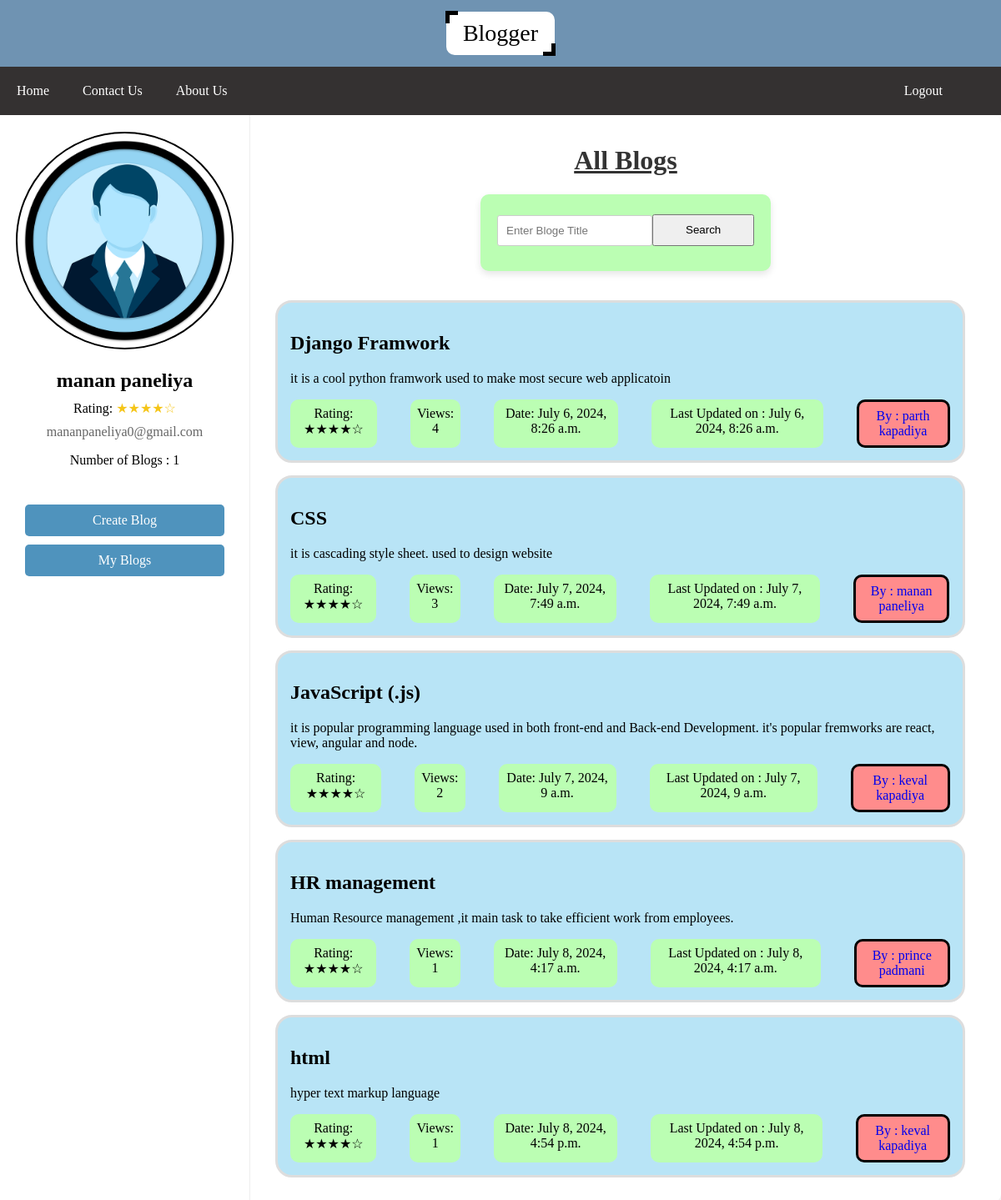
The app's page / (signed in) with its own data.
### blog/models.py (models this page shows, shortened)
class Blog(models.Model):
    title = models.CharField(max_length=500)
    author = models.ForeignKey(Blogger, on_delete=models.CASCADE, related_name='blogs')
    rating = models.FloatField(default=0)
    views = models.IntegerField(default=0)
    content = models.TextField()
    created_at = models.DateTimeField(auto_now_add=True)
    viewers = models.ManyToManyField(User, related_name='viewed_blogs', blank=True)

class Blogger(models.Model):
    user = models.OneToOneField(User, on_delete=models.CASCADE)
    ratings = models.FloatField(default=0)

### blog/views.py (the view)
# urls.py: 2. Add a URL to urlpatterns:  path('', views.home, name='home')
@login_required(login_url="/login")
def home(request):
    blogger = get_object_or_404(Blogger, user=request.user)
    blogs = Blog.objects.all()
    blog_count = Blog.objects.filter(author=blogger).count()
    if request.GET.get('search'):
        print(request.GET.get('search'))
        blogs= blogs.filter(title__icontains = request.GET.get('search'))
    context = {"blogger": blogger, "blogs_count":blog_count, "blogs" : blogs}
    return render (request, 'blog/index.html', context)

### blog/templates/blog/index.html (shortened to what this page needs)
<!DOCTYPE html>
<html lang="en">
<head>
    {% load static %}
    <link rel="stylesheet" href="{% static 'css/index.css' %}">
    <link rel="stylesheet" href="{% static 'css/create_blog.css' %}">
    <link rel="stylesheet" href="{% static 'css/myprofile.css' %}">
</head>
<body>
    <header class="data-container" >
        <span class="btn">Blogger</span>
    </header>
    <nav>
        <a href="/">Home</a>
        <a href="#">Contact Us</a>
        <a href="#">About Us</a>
        {% if request.user.is_authenticated %}
        <a class="logout" style="float: right; margin-right: 50px;" href="/logout/">Logout</a>
        {% endif %}
    </nav>
<div class="main_body">
    <div class="container">
        <div class="profile-card">
            <a id="profile-img-a" href="">
            <img id="profile-img"  src="{% static 'images/avtar.jpg' %}" alt="" alt="Blogger Image">
        </a>
            <div class="profile-info">
                <h2 class="name">{{request.user.first_name}} {{request.user.last_name}}</h2>
                <div class="rating">
                    <span>Rating: </span>
                    <span class="stars">★★★★☆</span>
                </div>
                <p class="email">{{request.user.email}}</p>
                <p>Number of Blogs : {{blogs_count}}</p>
                <br>
                <a href="/create-blog" class="menu-btn">Create Blog</a>
                <a href="/myprofile" class="menu-btn">My Blogs</a>
            </div>
        </div>
{% block body %}
      <div class="blogs">
        <h1>All Blogs</h1>
        <form class="blog-search" method="GET" action="/"  >
            <div class="blog">
            <input   class="search_input" type="text" class="form-control" name="search" id="exampleFormControlInput1" placeholder="Enter Bloge Title">
            <button style="width: 200px; height: 73%; margin-top: 4px;" class="search_btn"  type="submit" >Search</button>
        </div>
          </form>
            {% for blog in blogs %}
            <div class="blog-box" onclick="location.href='/all-detailed-blog/{{blog.id}}'">
                <h2>{{ blog.title }}</h2>
                <p>{{ blog.content|truncatewords:50 }}</p>
                <div class="blog-meta">
                    <span class="blog-details" >Rating: ★★★★☆</span>
                    <span class="blog-details" >Views: {{ blog.views }}</span>
                    <span class="blog-details" >Date: {{ blog.created_at|date:"DATETIME_FORMAT" }}</span>
                    <span class="blog-details" >Last Updated on : {{ blog.created_at|date:"DATETIME_FORMAT" }}</span>
                    <a href="/other-blogger/{{blog.author.user.pk}}/{{blog.id}}" class="blog-details" id="blog-action" >By : {{blog.author.user.first_name}} {{blog.author.user.last_name}}</a>
                </div>
            </div>
            {% endfor %}
    </div>
{% endblock body %}
    </div>
</div>
</body>
</html>

### public/static/css/index.css (style rules this page uses)
* { box-sizing: border-box; }
.logout { float: right; }
body { margin: 0; font-family: 'Times New Roman', Times, serif; }
.data-container { background:#6f93b2; height:10vh; display:flex; justify-content:center; align-items:center; }
header { padding: 1px; background-color: rgba(20, 183, 164, 0.875); }
nav { background-color: #131010db; overflow: hidden; position: sticky; }
nav a { text-decoration: none; padding: 20px; text-align: center; float: left; color: white; }
.menu-btn { display: inline-block; padding: 10px 20px; margin: 10px; font-size: 16px; color: #fff; background-color: #007bff; border: none; border-radius: 5px; text-align: center; text-decoration: none; cursor: pointer; transition: background-color 0.3s ease; }

### public/static/css/create_blog.css (style rules this page uses)
h1 { text-align: center; color: #333; }
form { margin-top: 20px; }
input[type="text"], textarea { width: 100%; padding: 10px; margin-top: 5px; margin-bottom: 10px; border: 1px solid #ccc; border-radius: 3px; }

### public/static/css/myprofile.css (style rules this page uses)
.container { display: flex; flex-wrap: wrap; width: 100%; background-color: #fff; border-radius: 10px; box-shadow: 0 4px 8px rgba(0, 0, 0, 0.1); }
.profile-card { background-color: #fff; border-right: 1px solid #eee; width: 300px; text-align: center; }
.profile-info { padding: 20px; }
.name { font-size: 24px; margin: 0; }
.rating { margin: 10px 0; }
.stars { color: #f5c518; }
.email, .phone { color: #666; margin: 5px 0; }
.blogs { flex: 1; padding: 15px; }
.blog { background-color: #fff; border-radius: 10px; box-shadow: 0 4px 8px rgba(0, 0, 0, 0.1); padding: 20px; margin-bottom: 20px; }
h1 { text-align: center; text-decoration: underline; }

### blog/templates/blog/index.html (style rules this page uses)
.menu-btn { display: flex; justify-content: center; padding: 10px 20px; margin: 10px; font-size: 16px; color: #fff; background-color: #4f93bd; border: none; border-radius: 5px; text-align: center; text-decoration: none; cursor: pointer; transition: background-color 0.3s ease; }
#profile-img { border: 2px solid black ; height: 20%; border-radius: 1000px; padding: 0px; margin-top: 20px; }
.profile-card { position: sticky }
.blog-box { border: 3px solid #ddd; border-radius: 20px; background-color: rgb(184, 228, 246); padding: 15px; margin: 15px; width: 95%; box-sizing: border-box; cursor: pointer; transition: box-shadow 0.1s; }
.blog-meta { display: flex; justify-content:space-around; margin-top: 10px; }
.blog-meta span { margin-right: 40px; }
.blog-details { display: flex; text-align: center; background-color: rgb(187, 254, 179); padding: 8px; margin-right: 0%; border-radius: 10px; text-decoration: none; }
#blog-action { background-color: rgb(255, 140, 140); border: 3px solid black; }
form.blog-search { display: flex; justify-content:space-around; }
.blog { display: flex; background-color: rgb(187, 254, 179); width: 40%; }

### records on screen
Blog: title "Django Framwork", content "it is a cool python framwork used to make most secure web applicatoin", views "4", created_at "July 6, 2024, 8:26 a.m.", author.user.first_name "parth", author.user.last_name "kapadiya"
Blog: title "CSS", content "it is cascading style sheet. used to design website", views "3", created_at "July 7, 2024, 7:49 a.m.", author.user.first_name "manan", author.user.last_name "paneliya"
Blog: title "JavaScript (.js)", content "it is popular programming language used in both front-end and Back-end Development. it's popular fremworks are react, view, angular and node.", views "2", created_at "July 7, 2024, 9 a.m.", author.user.first_name "keval", author.user.last_name "kapadiya"
Blog: title "HR management", content "Human Resource management ,it main task to take efficient work from employees.", views "1", created_at "July 8, 2024, 4:17 a.m.", author.user.first_name "prince", author.user.last_name "padmani"
Blog: title "html", content "hyper text markup language", views "1", created_at "July 8, 2024, 4:54 p.m.", author.user.first_name "keval", author.user.last_name "kapadiya"

### other values on screen
{{ request.user.first_name }} "manan"
{{ request.user.last_name }} "paneliya"
{{ request.user.email }} "mananpaneliya0@gmail.com"
{{ blogs_count }} "1"
